Frame 1 (no input): blank canvas, image omitted
Frame 60 (the mouse pressed at the canvas centre just before this capture): blank canvas, image omitted
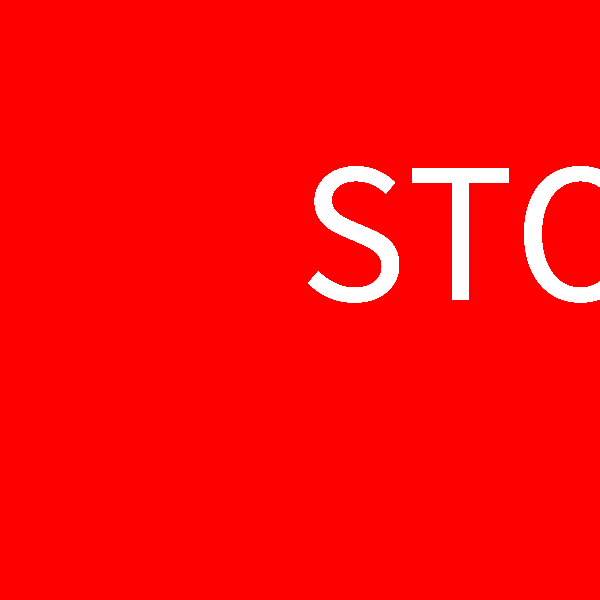
Frame 120 (the mouse held since frame 60 and released just before this capture)

The Processing sketch whose frames 1 and 60 were blank and that drew this single picture after the mouse press (run headless with seeded random() and noise(); from frame 60 on, the mouse is pressed at the canvas centre):

// Processing sketch: processing_54783
// ── processing_54783.pde

int x=5;
float b=400;

void setup (){
  size(600,600);
  background(255,0,0);
}
void draw(){
  if (mousePressed) {
    fill(255,b,255);
  } else {
    fill(255,0,0);
  }
  textSize(200);
  text("STOP",mouseX,mouseY);
}
